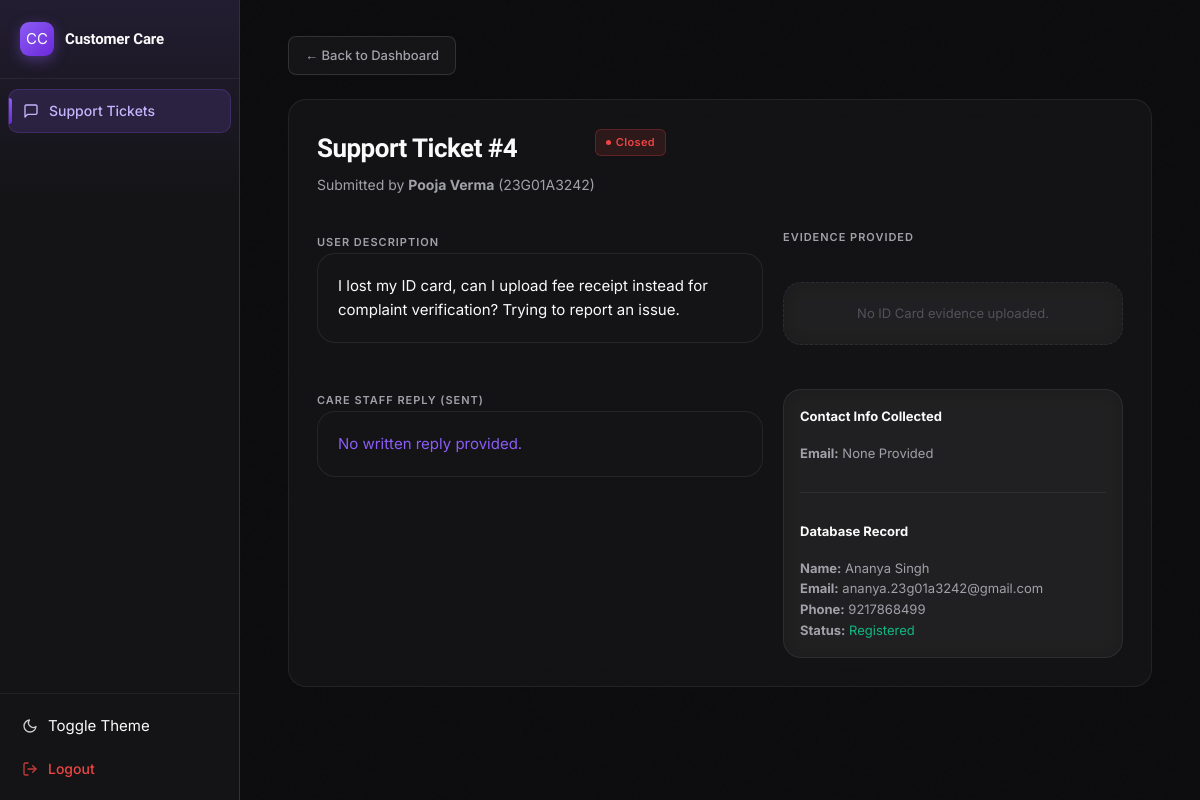
Page /care/complaints/4 (signed in) on the earlier database version.
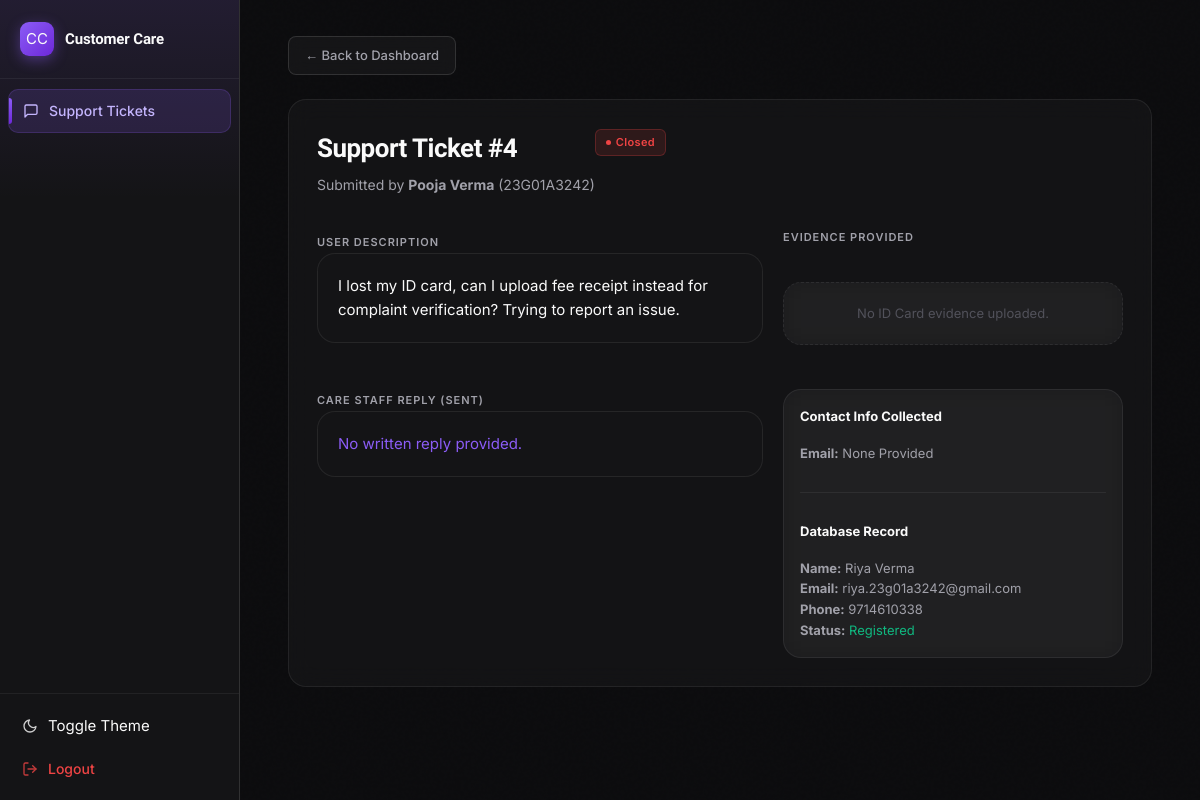
Same page on the later database version.
### tables this page shows
CREATE TABLE voters (
            voter_id      INTEGER PRIMARY KEY AUTOINCREMENT,
            roll_number   TEXT NOT NULL UNIQUE,
            name          TEXT NOT NULL,
            department    TEXT NOT NULL,
            email         TEXT,
            phone         TEXT,
            photo         TEXT,
            has_voted     INTEGER DEFAULT 0,
            is_registered INTEGER DEFAULT 0
        , face_encoding TEXT, password_hash TEXT);

### app.py (the view)
@app.route('/care/complaints/<int:complaint_id>')
@care_required
def care_complaint_detail(complaint_id):
    db = get_db()
    complaint = db.execute(
        "SELECT * FROM complaints WHERE complaint_id=?", (complaint_id,)
    ).fetchone()
    if not complaint:
        db.close()
        abort(404)
    voter = db.execute(
        "SELECT * FROM voters WHERE roll_number=?", (complaint['roll_number'],)
    ).fetchone()
    db.close()
    return render_template('care/complaint_detail.html', complaint=complaint, voter=voter)

### app.py (called while the page is built)
def care_required(f):
    @wraps(f)
    def decorated(*args, **kwargs):
        if not session.get('care_logged_in'):
            return redirect(url_for('care_login'))
        return f(*args, **kwargs)
    return decorated

### database.py (called while the page is built)
def get_db():
    if USE_POSTGRES and PSYCOPG2_AVAILABLE:
        conn = psycopg2.connect(DATABASE_URL, cursor_factory=DictCursor)
        return PostgresConnectionWrapper(conn)
    else:
        conn = sqlite3.connect(DB_PATH)
        conn.row_factory = sqlite3.Row
        conn.execute("PRAGMA foreign_keys = ON")
        return conn

### templates/care/complaint_detail.html (shortened to what the changed rows need)
{% extends "base_care.html" %}
{% block content %}
<div class="card">
<div class="page-header">
  <div class="flex justify-between items-start">
    <div>
      <h1>Support Ticket #{{ complaint.complaint_id }}</h1>
    </div>
  </div>
</div>
  <div class="dashboard-grid">
    <div class="dashboard-col">
      <div class="card" style="padding: 16px;">
        {% if voter %}
          <div class="text-sm text-muted mb-8"><strong>Name:</strong> <span class="text-0">{{ voter.name }}</span></div>
          <div class="text-sm text-muted mb-8"><strong>Email:</strong> <span class="text-0">{{ voter.email or '—' }}</span></div>
          <div class="text-sm text-muted mb-8"><strong>Phone:</strong> <span class="text-0">{{ voter.phone or '—' }}</span></div>
          <div class="text-sm text-muted"><strong>Status:</strong>
            {% if voter.is_registered %}<span class="text-success">Registered</span>{% else %}<span class="text-danger">Pending</span>{% endif %}
          </div>
        {% else %}
          <div class="text-danger text-sm">Roll Number {{ complaint.roll_number }} missing from DB.</div>
        {% endif %}
      </div>
    </div>
  </div>
</div>
{% endblock %}

Differences in the rows shown:
changed voters: name "Ananya Singh" → "Riya Verma"; email "ananya.23g01a3242@gmail.com" → "riya.23g01a3242@gmail.com"; phone "9217868499" → "9714610338"
